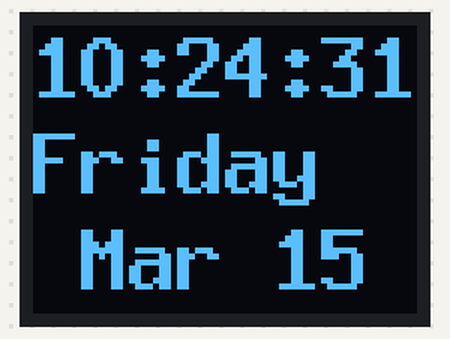
A sketch run on a simulated ESP32. On the bench: 64×48 one-colour display. WiFi joins after 1.5 s; servers stay silent unless stated; the local clock reads 2024-03-15 10:24:30 at power-on unless the sketch sets it; what the sketch prints to the serial monitor is not drawn.

Above: at 1.9 s.
At 7.1 s:
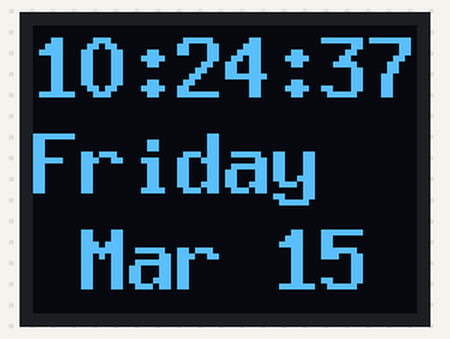
At 12.4 s:
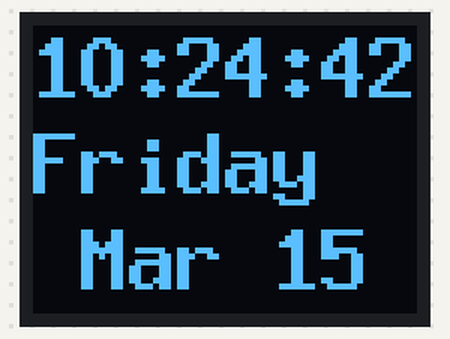
At 17.6 s:
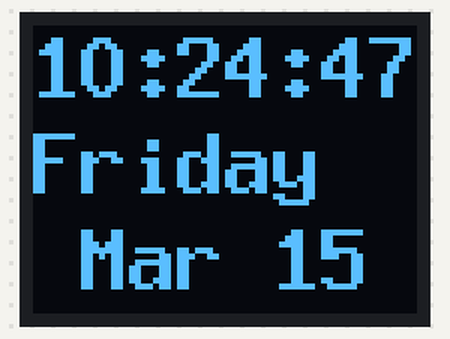
At 22.8 s:
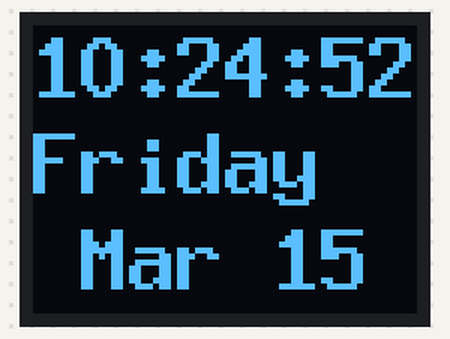
At 38.6 s:
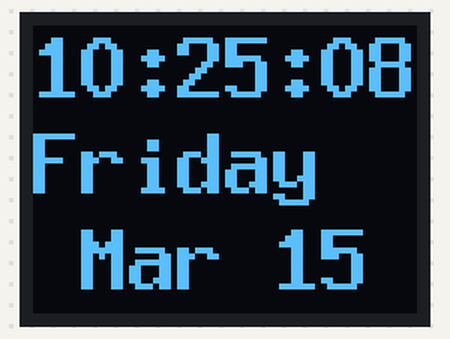

The sketch:

NTP_OLED-diy-12.ino
```cpp
/*************************************************************************************************************************************************
 *  TITLE: This sketch connects to a local WiFi network, connects to a network
 *server and obtains the network time. It then converts this to a readable
 *format and displays it to the serial terminal and an OLED module. Refer to the
 *video and post for more information.
 *
 *  By Frenoy Osburn
 *  YouTube Video: https://youtu.be/3LkKYtQqzKo
 *  BnBe Post: https://www.bitsnblobs.com/network-time-using-esp8266
 *************************************************************************************************************************************************/

/*
 This is an example file for using the time function in ESP8266 or ESP32 tu get
 NTP time

 - getNTPtime(struct tm * info, uint32_t ms) where info is a structure which
 contains time information and ms is the time the service waits till it gets a
 response from NTP. Each time you cann this function it calls NTP over the net.

 Showtime is an example on how you can use the time in your sketch

 The functions are inspired by work of G6EJD (
 https://www.youtube.com/channel/UCgtlqH_lkMdIa4jZLItcsTg )
*/

#include <time.h>
#include <wifi_utils.h>

// OLED packages
#include <U8x8lib.h>

#include "date_time_fmt.h"

// NTP settings
const char* NTP_SERVER = "time.nist.gov";
const char* TZ_INFO =
    "CST6CDT";  // enter your time zone
                // (https://remotemonitoringsystems.ca/time-zone-abbreviations.php)
tm timeinfo;
time_t now;
long unsigned lastNTPtime;
unsigned long lastEntryTime;

// OLED display options
U8X8_SSD1306_64X48_ER_HW_I2C u8x8(
    /* reset=*/U8X8_PIN_NONE);  // EastRising 0.66" OLED breakout board, Uno:
                                // A4=SDA, A5=SCL, 5V powered

#define PRINT_DELAY 1

void setup() {
  Serial.begin(9600);
  delay(PRINT_DELAY);
  // Serial welcome message
  Serial.println();
  Serial.println("---------------");
  Serial.println("NTP Time");
  Serial.println("---------------");

  // initialize OLED display
  u8x8.begin();
  u8x8.clear();
  u8x8.home();

  // OLED welcome message
  u8x8.setFont(u8x8_font_8x13_1x2_f);
  u8x8.println("NTP Time");
  delay(PRINT_DELAY);

  // Serial connect message
  Serial.print("Connecting to ");
  Serial.print(ssid);
  // OLED connect message
  u8x8.clear();
  u8x8.home();
  u8x8.print("Connecting to network");

  WiFi.begin(ssid, pass);

  // print text throbber
  int counter = 0;
  while (WiFi.status() != WL_CONNECTED) {
    delay(200);
    if (++counter > 100) {
      Serial.print("timeout");
      ESP.restart();
    }
    u8x8.print(".");
    Serial.print(".");
  }
  Serial.println("done");
  u8x8.print("\nWiFi OK");
  delay(PRINT_DELAY);

  configTime(0, 0, NTP_SERVER);
  // See https://github.com/nayarsystems/posix_tz_db/blob/master/zones.csv for
  // Timezone codes for your region
  setenv("TZ", TZ_INFO, 1);

  if (getNTPtime(10)) {
    // wait up to 10sec to sync
  } else {
    u8x8.println("Time not set");
    ESP.restart();
  }
  u8x8.clear();
  showTime(&timeinfo);
  lastNTPtime = time(&now);
  lastEntryTime = millis();
}

bool getNTPtime(int sec) {
  uint32_t start = millis();
  do {
    time(&now);
    localtime_r(&now, &timeinfo);
    delay(1);
  } while (((millis() - start) <= (1000 * sec)) &&
           (timeinfo.tm_year < (2016 - 1900)));

  if (timeinfo.tm_year <= (2016 - 1900))
    return false;  // the NTP call was not successful

  u8x8.print("Time Now: ");
  u8x8.println(now);
  Serial.print("Time Now: ");
  Serial.println(now);
  delay(PRINT_DELAY);

  return true;
}

void showTime(tm* localTime) {
  // display on OLED
  char time_output[30];

  u8x8.home();
  /*
    u8x8.setFont(u8x8_font_px437wyse700a_2x2_n);
    sprintf(time_output,"%02d:%02d",localTime->tm_hour,localTime->tm_min);
    u8x8.println(time_output);
    Serial.println(time_output);
  */
  u8x8.setFont(u8x8_font_8x13B_1x2_f);
  sprintf(time_output, "%02d:%02d:%02d", localTime->tm_hour, localTime->tm_min,
          localTime->tm_sec);
  u8x8.println(time_output);
  Serial.println(time_output);
  u8x8.println(getDOW(localTime->tm_wday));
  sprintf(time_output, " %s %02d", getMo(localTime->tm_mon + 1),
          localTime->tm_mday);
  u8x8.println(time_output);
  Serial.println(time_output);
}

void loop() {
  Serial.println("Get time...");
  getNTPtime(1);
  Serial.println("Show time...");
  showTime(&timeinfo);
  delay(1000);
}
```

date_time_fmt.h
```cpp
/*
 * The time structure is called tm and has teh following values:

  Definition of struct tm:
  Member  Type  Meaning Range
  tm_sec  int seconds after the minute  0-61*
  tm_min  int minutes after the hour  0-59
  tm_hour int hours since midnight  0-23
  tm_mday int day of the month  1-31
  tm_mon  int months since January  0-11
  tm_year int years since 1900
  tm_wday int days since Sunday 0-6
  tm_yday int days since January 1  0-365
  tm_isdst  int Daylight Saving Time flag

  because the values are somhow akwardly defined, I introduce a function
 makeHumanreadable() where all values are adjusted according normal numbering.
  e.g. January is month 1 and not 0 And Sunday or monday is weekday 1 not 0
 (according definition of MONDAYFIRST)

 */

char* getDOW(uint8_t tm_wday) {
  switch (tm_wday) {
    case 1:
      return (char*)"Monday";
      break;
    case 2:
      return (char*)"Tuesday";
      break;
    case 3:
      return (char*)"Wednesday";
      break;
    case 4:
      return (char*)"Thursday";
      break;
    case 5:
      return (char*)"Friday";
      break;
    case 6:
      return (char*)"Saturday";
      break;
    case 7:
      return (char*)"Sunday";
      break;
    default:
      return (char*)"Error";
      break;
  }
}

char* getMo(uint8_t tm_mon) {
  switch (tm_mon) {
    case 1:
      return (char*)"Jan";
      break;
    case 2:
      return (char*)"Feb";
      break;
    case 3:
      return (char*)"Mar";
      break;
    case 4:
      return (char*)"Apr";
      break;
    case 5:
      return (char*)"May";
      break;
    case 6:
      return (char*)"Jun";
      break;
    case 7:
      return (char*)"Jul";
      break;
    case 8:
      return (char*)"Aug";
      break;
    case 9:
      return (char*)"Sep";
      break;
    case 10:
      return (char*)"Oct";
      break;
    case 11:
      return (char*)"Nov";
      break;
    case 12:
      return (char*)"Dec";
      break;
    default:
      return (char*)"Error";
      break;
  }
}
```

Measured:
- what the display in image 0 shows lasts 1.1 s, from 1.8 s to 2.9 s
- what the display in image 1 shows lasts 1.0 s, from 7.1 s to 8.1 s
